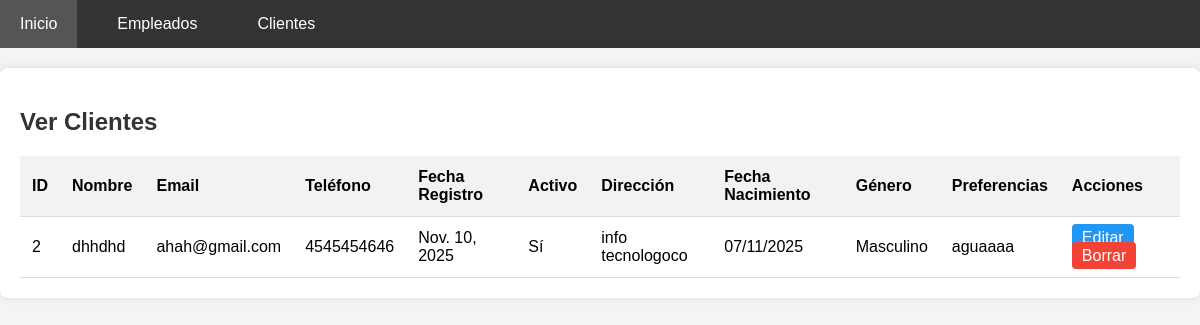
The app's page /clientes/ver/ with its own data.
### app_cafeteria/models.py (models this page shows, shortened)
class Cliente(models.Model):
    nombre = models.CharField(max_length=100)
    email = models.EmailField(unique=True)
    telefono = models.CharField(max_length=15)
    fecha_registro = models.DateField(auto_now_add=True)
    activo = models.BooleanField(default=True)
    direccion = models.CharField(max_length=200, blank=True)
    fecha_nacimiento = models.DateField(null=True, blank=True)
    genero = models.CharField(max_length=10, choices=[('M', 'Masculino'), ('F', 'Femenino'), ('O', 'Otro')], blank=True)
    preferencias = models.TextField(blank=True)

### app_cafeteria/views.py (the view)
# urls.py: path('clientes/ver/', views.ver_cliente, name='ver_cliente'),
def ver_cliente(request):
    clientes = Cliente.objects.all()
    return render(request, 'cliente/ver_cliente.html', {'clientes': clientes})

### app_cafeteria/templates/cliente/ver_cliente.html
{% extends 'base.html' %}
{% block content %}
<h2>Ver Clientes</h2>
<table>
    <thead>
        <tr>
            <th>ID</th>
            <th>Nombre</th>
            <th>Email</th>
            <th>Teléfono</th>
            <th>Fecha Registro</th>
            <th>Activo</th>
            <th>Dirección</th>
            <th>Fecha Nacimiento</th>
            <th>Género</th>
            <th>Preferencias</th>
            <th>Acciones</th>
        </tr>
    </thead>
    <tbody>
        {% for cliente in clientes %}
        <tr>
            <td>{{ cliente.id }}</td>
            <td>{{ cliente.nombre }}</td>
            <td>{{ cliente.email }}</td>
            <td>{{ cliente.telefono }}</td>
            <td>{{ cliente.fecha_registro }}</td>
            <td>{{ cliente.activo|yesno:"Sí,No" }}</td>
            <td>{{ cliente.direccion }}</td>
            <td>{% if cliente.fecha_nacimiento %}{{ cliente.fecha_nacimiento|date:"d/m/Y" }}{% else %}""{% endif %}</td>
            <td>{{ cliente.get_genero_display }}</td>
            <td>{{ cliente.preferencias }}</td>
            <td>
                <a href="{% url 'actualizar_cliente' cliente.pk %}" class="btn btn-edit">Editar</a>
                <a href="{% url 'borrar_cliente' cliente.pk %}" class="btn btn-delete">Borrar</a>
            </td>
        </tr>
        {% endfor %}
    </tbody>
</table>
{% endblock %}

### app_cafeteria/templates/base.html (style rules this page uses)
body { font-family: Arial, sans-serif; margin: 0; padding: 0; background-color: #f4f4f4; }
h1, h2 { color: #333; }
table { width: 100%; border-collapse: collapse; margin-top: 20px; }
th, td { padding: 12px; text-align: left; border-bottom: 1px solid #ddd; }
th { background-color: #f2f2f2; }
.btn { padding: 5px 10px; text-decoration: none; border-radius: 4px; color: white; }
.btn-edit { background-color: #2196F3; }
.btn-delete { background-color: #f44336; }

### records on screen
Cliente: id "2", nombre "dhhdhd", email "ahah@gmail.com", telefono "4545454646", fecha_registro "Nov. 10, 2025", activo "Sí", direccion "info tecnologoco", fecha_nacimiento "07/11/2025", genero "Masculino", preferencias "aguaaaa"
